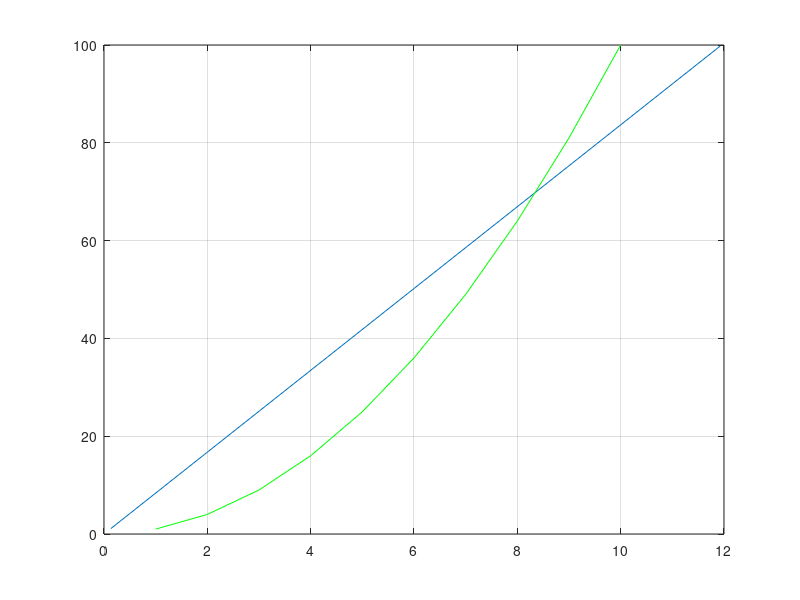
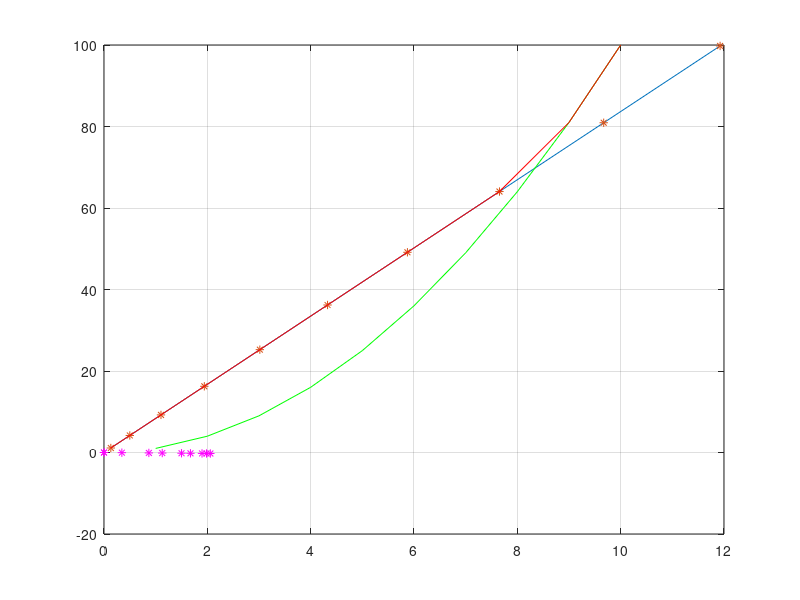

These figures' MATLAB source, in order:
x=1:10;
y=x.*x;
X=[y;x]

[U S V]=svd(X)

SS=[160.2952 0 0 0 0 0 0 0 0 0;0 0 0 0 0 0 0 0 0 0]

A=U*SS*V'

figure;plot(A(2,:),A(1,:));grid on; hold on;plot(X(2,:),X(1,:),'g')

A=U*SS*V'

figure;plot(A(2,:),A(1,:));grid on; hold on;plot(X(2,:),X(1,:),'g')
for n=1:10;for m=1:10; if V(m,n)<0;VV(m,n)=0;else;VV(m,n)=V(m,n);end;end;end

plot(A(2,:),A(1,:),'*');grid on

for n=1:10;for m=1:10; if V(m,n)>0;VV(m,n)=0;else;VV(m,n)=V(m,n);end;end;end
B=U*S*VV'

plot(B(2,:),B(1,:),'r')

for n=1:10;for m=1:10; if V(m,n)<0;WW(m,n)=0;else;WW(m,n)=V(m,n);end;end;end
C=U*S*WW'


plot(C(2,:),C(1,:),'m*')